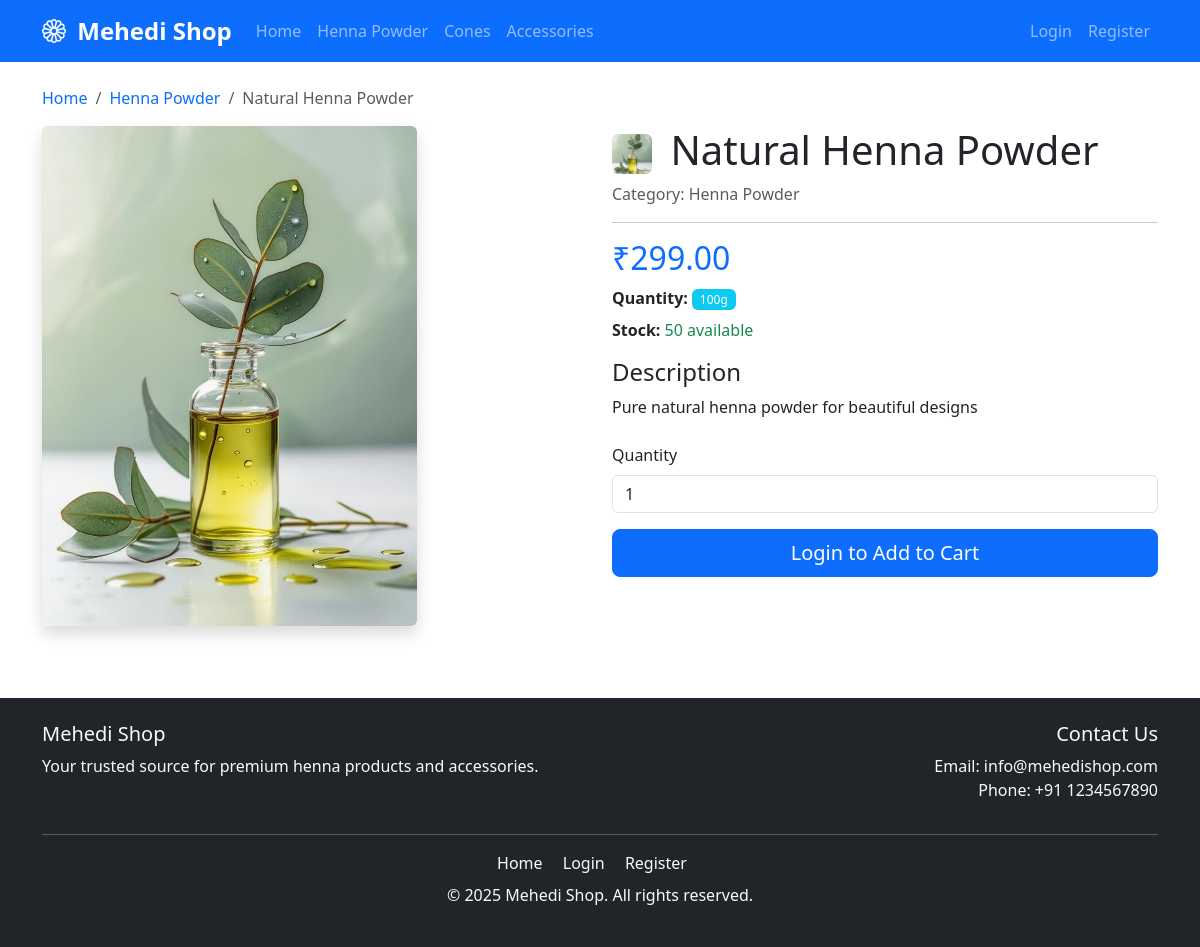
Screenshot of /product.php?id=1 with the database file from the repository.
### tables this page shows
CREATE TABLE IF NOT EXISTS products (
    id INT AUTO_INCREMENT PRIMARY KEY,
    name VARCHAR(200) NOT NULL,
    description TEXT,
    price DECIMAL(10, 2) NOT NULL,
    image_url VARCHAR(500),
    image_path VARCHAR(500),
    stock INT DEFAULT 0,
    category VARCHAR(100),
    quantity_value DECIMAL(10, 2) NULL,
    quantity_unit VARCHAR(50) NULL,
    status ENUM('active', 'inactive') DEFAULT 'active',
    created_at TIMESTAMP DEFAULT CURRENT_TIMESTAMP
);

### includes/functions.php (called while the page is built, shortened)
<?php
function isLoggedIn() {
    return isset($_SESSION['user_id']);
}
function formatPrice($price) {
    return '₹' . number_format($price, 2);
}
function getProductById($conn, $product_id) {
    $stmt = $conn->prepare("SELECT * FROM products WHERE id = ?");
    $stmt->bind_param("i", $product_id);
    $stmt->execute();
    $result = $stmt->get_result();
    return $result->fetch_assoc();
}
function formatQuantity($value, $unit) {
    $formatted_value = rtrim(rtrim(number_format($value, 2), '0'), '.');
    return $formatted_value . $unit;
}
?>

### product.php (the view, shortened to what this page needs)
<?php
require_once 'includes/header.php';
$product_id = intval($_GET['id']);
$conn = getDBConnection();
$product = getProductById($conn, $product_id);
?>
<div class="row">
    <div class="col-md-12">
        <nav aria-label="breadcrumb">
            <ol class="breadcrumb">
                <li class="breadcrumb-item"><a href="index.php">Home</a></li>
                <li class="breadcrumb-item"><a href="index.php?category=<?php echo urlencode($product['category']); ?>">
                    <?php echo htmlspecialchars($product['category']); ?></a></li>
                <li class="breadcrumb-item active"><?php echo htmlspecialchars($product['name']); ?></li>
            </ol>
        </nav>
    </div>
</div>
<div class="row">
    <div class="col-md-6">
        <?php
        $image_url = !empty($product['image_path']) ? $product['image_path'] :
                     (!empty($product['image_url']) ? $product['image_url'] : 'assets/images/default-product.jpg');
        ?>
        <img src="<?php echo htmlspecialchars($image_url); ?>"
             class="img-fluid rounded shadow"
             alt="<?php echo htmlspecialchars($product['name']); ?>"
             onerror="this.src='assets/images/default-product.jpg'">
    </div>
    <div class="col-md-6">
        <h1>
            <img src="<?php echo htmlspecialchars($image_url); ?>"
                 alt="<?php echo htmlspecialchars($product['name']); ?>"
                 class="product-name-icon me-2"
                 style="width: 40px; height: 40px; object-fit: cover; border-radius: 6px; vertical-align: middle;"
                 onerror="this.style.display='none';">
            <?php echo htmlspecialchars($product['name']); ?>
        </h1>
        <p class="text-muted">Category: <?php echo htmlspecialchars($product['category']); ?></p>
        <hr>
        <h2 class="text-primary"><?php echo formatPrice($product['price']); ?></h2>
        <?php
        $quantity_display = formatQuantity($product['quantity_value'] ?? null, $product['quantity_unit'] ?? null);
        if ($quantity_display): ?>
            <p class="mb-2">
                <strong>Quantity:</strong>
                <span class="badge bg-info"><?php echo htmlspecialchars($quantity_display); ?></span>
            </p>
        <?php endif; ?>
        <p class="mb-3">
            <strong>Stock:</strong>
            <?php if ($product['stock'] > 0): ?>
                <span class="text-success"><?php echo $product['stock']; ?> available</span>
            <?php else: ?>
                <span class="text-danger">Out of stock</span>
            <?php endif; ?>
        </p>
        <div class="mb-4">
            <h4>Description</h4>
            <p><?php echo nl2br(htmlspecialchars($product['description'])); ?></p>
        </div>
        <?php if ($product['stock'] > 0): ?>
            <form method="POST" action="">
                <div class="mb-3">
                    <label for="quantity" class="form-label">Quantity</label>
                    <input type="number" class="form-control" id="quantity" name="quantity"
                           value="1" min="1" max="<?php echo $product['stock']; ?>" required>
                </div>
                <?php if (isLoggedIn()): ?>
                    <button type="submit" name="add_to_cart" class="btn btn-primary btn-lg w-100">
                        <i class="bi bi-cart-plus"></i> Add to Cart
                    </button>
                <?php else: ?>
                    <a href="login.php" class="btn btn-primary btn-lg w-100">
                        Login to Add to Cart
                    </a>
                <?php endif; ?>
            </form>
        <?php else: ?>
            <button class="btn btn-secondary btn-lg w-100" disabled>Out of Stock</button>
        <?php endif; ?>
    </div>
</div>
<?php require_once 'includes/footer.php'; ?>

### assets/css/style.css (style rules this page uses)
:root { --primary-color: #0d6efd; --secondary-color: #6c757d; --success-color: #198754; --danger-color: #dc3545; --warning-color: #ffc107; --info-color: #0dcaf0; --light-color: #f8f9fa; --dark-color: #212529; }
body { font-family: 'Segoe UI', Tahoma, Geneva, Verdana, sans-serif; min-height: 100vh; display: flex; flex-direction: column; }
.btn-primary { background-color: var(--primary-color); border-color: var(--primary-color); }
.img-fluid.rounded { max-height: 500px; object-fit: cover; }
.breadcrumb { background-color: transparent; padding: 0; }
.breadcrumb-item a { color: var(--primary-color); text-decoration: none; }
.badge { padding: 0.35em 0.65em; font-weight: 500; }
.text-primary { color: var(--primary-color) !important; }

### rows the page displays
products: category "Henna Powder", name "Natural Henna Powder", image_path (picture), price "₹299.00", quantity_display "100g", stock "50", description "Pure natural henna powder for beautiful designs"
